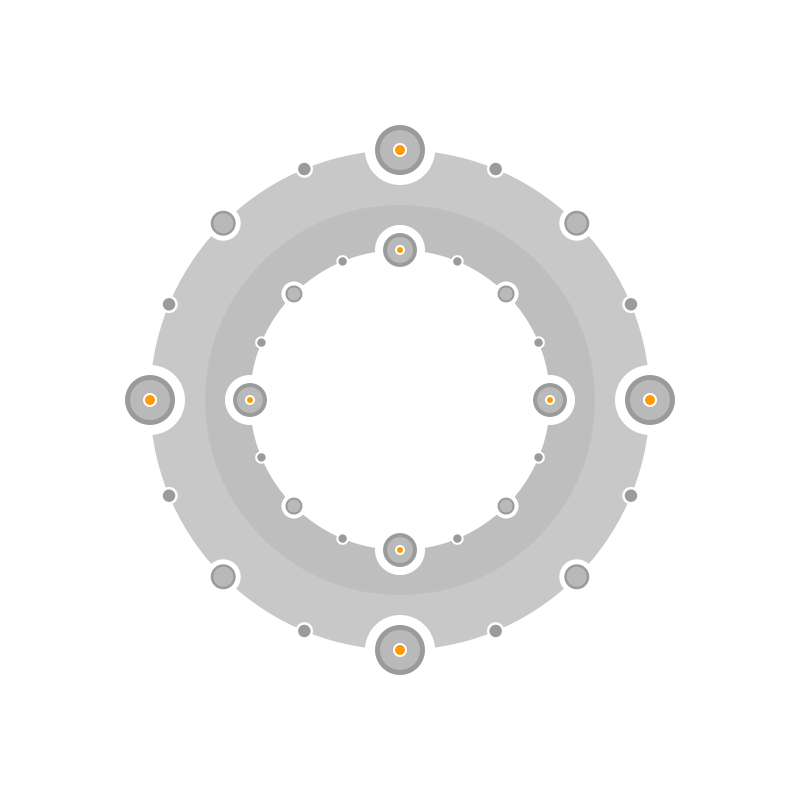
Frame 1 (no input)
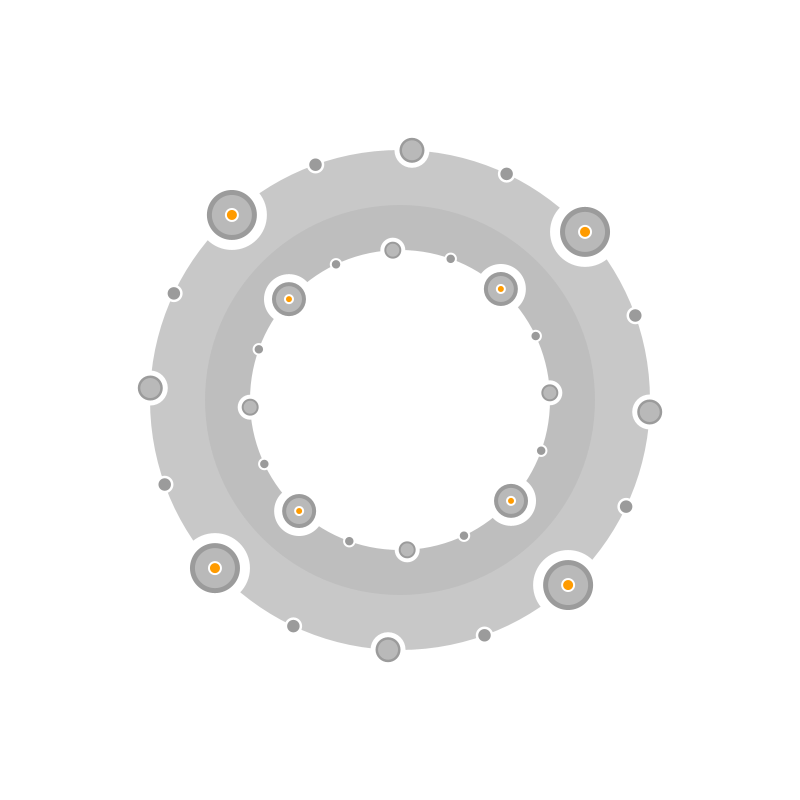
Frame 60 (the mouse pressed at the canvas centre just before this capture)
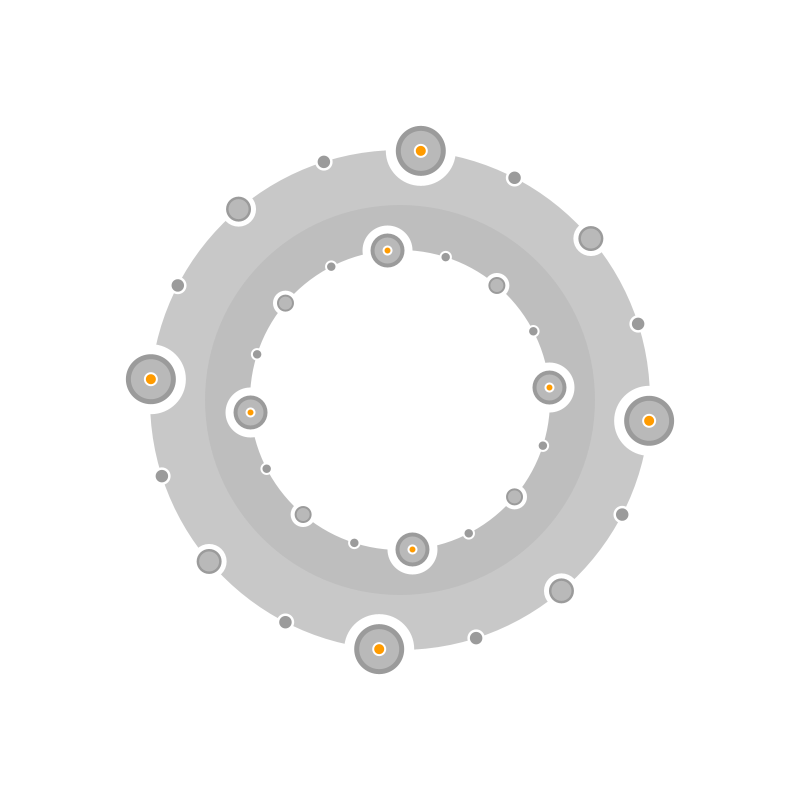
Frame 120 (the mouse held since frame 60 and released just before this capture)

The Processing sketch that drew these frames (run headless with seeded random() and noise(); from frame 60 on, the mouse is pressed at the canvas centre):

// Processing sketch: EXQ_8A_R
// ── EXQ_8A_R.pde
float rotateA = 0,                // общий угол поворота
      inA = 0, inAD = -0.0125,    // угол поворота и его прибавка для внутренней части  
      outA = 0, outAD = 0.0125;   // угол поворота и его прибавка для внешней части

void setup() { size(800, 800); frameRate(30); noStroke(); background(255); }

void draw()
{   
  background(255);
  
  float  cx = width / 2, cy = height / 2;

  fill(200); circ(cx, cy, 250);
  fill(190); circ(cx, cy, 195);
  
  rotateA = outA; // присваеваем угол поворота для внешней части
  
  fill(255); circR(cx, cy, 250, 35, 0, 3);

  fill(155); circR(cx, cy, 250, 25, 0, 3);
  fill(185); circR(cx, cy, 250, 20, 0, 2);

  fill(255); circR(cx, cy, 250, 7, 0, 1);
  fill(255, 155, 0); circR(cx, cy, 250, 5, 0, 1);

  fill(255); circ(cx, cy, 150);

  rotateA = inA;  // присваеваем угол поворота для внутренней части

  fill(255); circR(cx, cy, 150, 25, 0, 3);

  fill(155); circR(cx, cy, 150, 17, 0, 3);
  fill(185); circR(cx, cy, 150, 13, 0, 2);

  fill(255); circR(cx, cy, 150, 5, 0, 1);
  fill(255, 155, 0); circR(cx, cy, 150, 3, 0, 1);
  
  inA += inAD;
  outA += outAD;
}

void circR (float cx, float cy, float r, float rm, int i, int d)
{
  float p = 2 * PI, h = p / 2, a, aa, as;

  if (i >= d) return;
  if (i == 0) { aa = 0; as = h / 2; 
              } else { aa = h / pow(2, i + 1); as = h / pow(2, i);   
                     }                               // pow(...) - возведение в степень          
  for (a = aa; a < p; a += as) circ(cx - r * cos(a + rotateA), cy + r * sin(a + rotateA), rm);
  circR (cx, cy, r, rm * 0.5, i + 1, d);
}

void circ(float x, float y, float r) { ellipse(x, y, r * 2, r * 2); }
